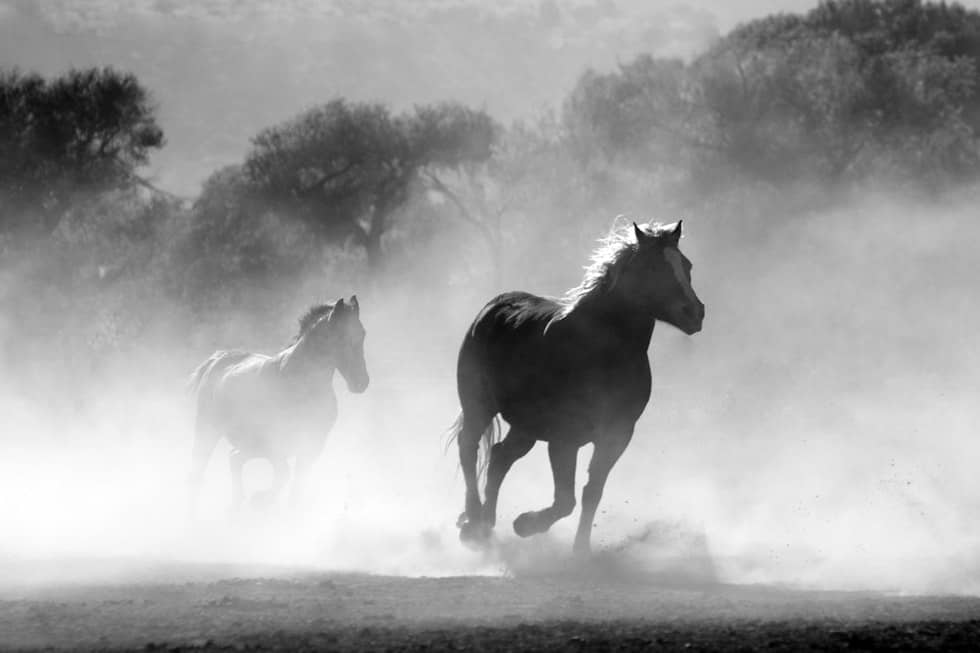
#> input picture image(1).jpg, 980 x 653 px
$ jupyter execute Histogram.ipynb   (shell and % lines are left out)
#> lines starting #> are read from the running program, lines starting #| are printed output that depends on the picture
[cell 1]
#Backend Coding of Histogram
from IPython.display import display, Math, Latex

import numpy as np
import matplotlib.pyplot as plt
from PIL import Image


#Conversion into Greyscale in PLT


img = Image.open('image(1).jpg').convert('L')

plt.imshow(img, cmap='gray')
#> (this line was passed over: IPython is not available in this run)

[cell 2]
img = np.asarray(img)
flat = img.flatten()
plt.hist(flat,bins=100)  #bins=50 is the number of values in array, distribution
#> (this line was passed over: IPython is not available in this run)
#this first step is the graph of frequencies

[cell 3]
def get_histo(image,bins):
  #array with size of bins, set to zeros
#> called with image = array of shape (639940,), bins = 256
  histogram=np.zeros(bins)

  #loop through pixels and sum up counts of pixels
  for pixel in image:
    histogram[pixel]+=1
#> this loop made 639940 passes
#> pixel on passes 1 to 3: 149, 149, 148
#> after the loop, histogram = 256 values, max 8126 at index 186, min 136 at index 4, mean 2499.8

  #return our final result
  #plt.plot(histogram)
  return histogram


#execute our histogram function
hist = get_histo(flat,256)
#> hist has the same summary as histogram in get_histo

#create our cumulative sum function, graph increasing because sum adding and adding
def cumsum(a):
  a=iter(a)
  b= [next(a)]
#> b = [229]
  for i in a:
    b.append(b[-1]+i)
#> this loop made 255 passes
#> i on passes 1 to 3: 389, 174, 145
#> after the loop, b = 256 values from 229 to 639940
  return np.array(b)
  #execute the fn

cs =cumsum(hist)
#> cs = 256 values from 229 to 639940
plt.plot(cs)
#> (this line was passed over: IPython is not available in this run)

[cell 4]
#numerator and denomenator
nj = (cs.min())*255
#> nj = 58395
N=cs.max()-cs.min()
#> N = 639711

How to apply Histogram using cv2:

[cell 5]
import numpy as np
import cv2 as cv
from matplotlib import pyplot as pyplot
from google.colab.patches import cv2_imshow
img = cv.imread('image(1).jpg',0)
euq = cv.equalizeHist(img)
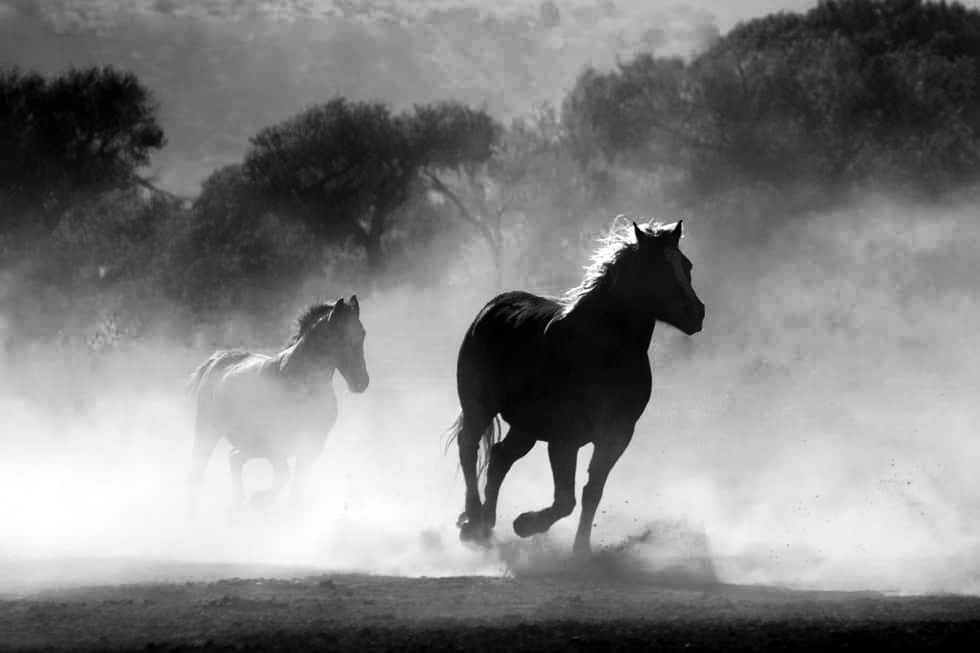
#> euq: shape (653, 980); min 0, max 255, mean 128.1
res= np.hstack ((img,euq))  #stacking images side by side
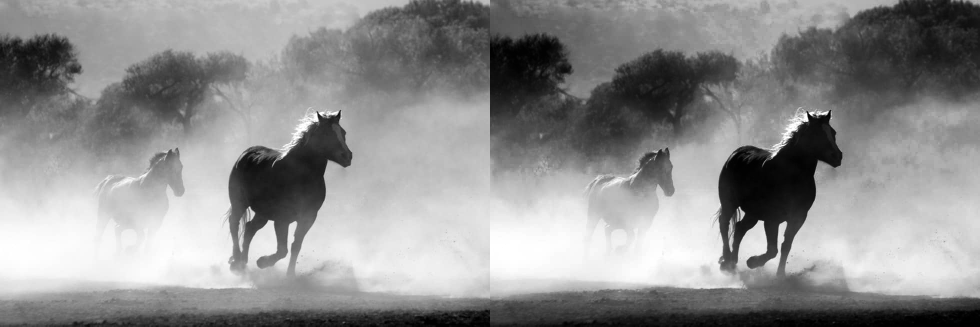
#> res: shape (653, 1960) (shown at 1/2 size); min 0, max 255, mean 143.4
cv2_imshow (res)
cv.imwrite('meow.jpg',res)
#> Out = True
